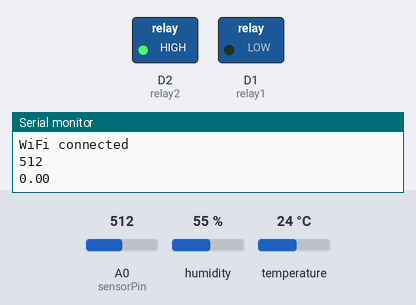
This sketch was run on a simulated ESP8266 (NodeMCU). On the bench: switched loads named in the sketch (green lamp = pin HIGH), the last lines printed to the serial monitor. The inputs (shaded band) are chosen by the test bench; at power-on: A0 (sensorPin) = 512, humidity 55 %, temperature 24 °C. WiFi joins after 1.5 s; servers stay silent unless stated.

Above: at 3.0 s.
3.1 s: A0 (sensorPin) set to 892
10.0 s: A0 (sensorPin) set to 911
At 16.8 s:
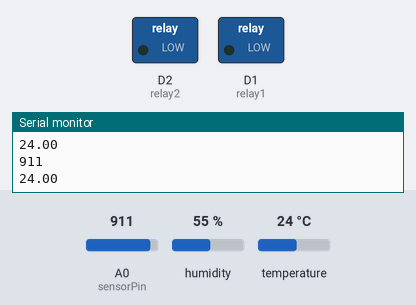
17.1 s: A0 (sensorPin) set to 890
At 20.5 s:
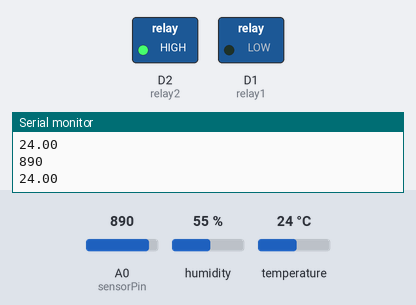
24.0 s: A0 (sensorPin) set to 910
At 26.7 s:
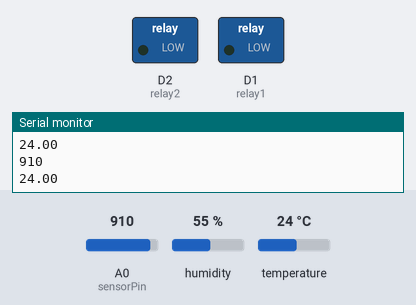
Timing chart, 0 to 28.2 s (numbered marks = the images above; inputs shaded):
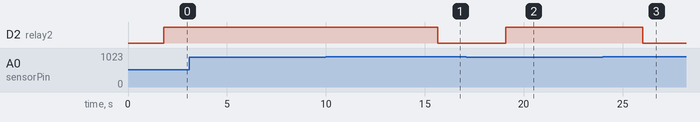

The sketch:

SmarGarden.ino
```cpp
//pin 5 = DHT11
//Pin A0 = SoilMosture
//pin1-2 = Relay 1-2
//pin6-8 = RGB led

#define BLYNK_PRINT Serial
#include <Blynk.h> //untuk library blynk
#include <ESP8266WiFi.h> //untuk library ESP8266WiFi
#include <WiFiClient.h> //library dari wifi client untuk mengirim data ke thingspeak
#include <BlynkSimpleEsp8266.h> //library blynk
#include <SimpleTimer.h>
#include "DHT.h" //library sensor DHT
#include <ThingSpeak.h> //untuk library thingspeak
#define DHTTYPE DHT11 //tipe dari DHT
#define dhtPin 14 //pin dari DHT

DHT dht (dhtPin,DHTTYPE); //Deklarasi objek dht menggunakan class DHT pada library

WidgetLCD lcd(V3); //inisialisasi widget LCD

int sensorValue = 0; //nilai dari sensor value
int relay1 = D1; //deklarasi relay 1 di D1
int relay2 = D2; //deklarasi relay 2 di D2
int sensorPin = A0; //deklarasi sensor pin di A0
float t; //deklarasi untuk menampung nilai temperatur (suhu) bilangan cacah
float h; //deklarasi untuk menampung nilai humidity (kelembaban) bilangan cacah


char auth[] = "MBun8kK5YjBWWwY16msIjP6klH16xzrs"; //kode auth ke blynk


char ssid[] = "CPH1701"; // ID untuk masuk ke blynk
char pass[] = "asu123ok"; // pass untuk masuk ke blynk

char* tulis ="91NQM8IAFW67ICD2"; // API dari thingspeak
const long ChannelId  =1275021; // nomor channel dari thingspeak

const char* server = "api.thingspeak.com"; // sebagai akuisisi data

WiFiClient client; // untuk mengirim data ke thingspeak
SimpleTimer timer;


void setup()
{
  // Debug console
  Serial.begin(9600); // untuk menentukan kecepatan pengiriman dan penerimaan
  dht.begin(); // pembacaan module sensor
  Blynk.begin(auth, ssid, pass, "blynk.jpnet.co.th", 8080); //
  pinMode(sensorPin, INPUT); // untuk mengkonfigurasi pin sensor pin menjadi input
  pinMode(relay1, OUTPUT); // untuk mengkonfigurasi pin relay 1 menjadi output
  pinMode(relay2,OUTPUT); // untuk mengkonfigurasi pin relay 2 menjadi output

  Serial.println("Connecting to ");
  Serial.println(ssid);
  WiFi.begin(ssid, pass); //menghubungkan ke WiFi
  while (WiFi.status() != WL_CONNECTED){
    delay(500);
    Serial.println(".");
    }
  Serial.println("");
  Serial.println("WiFi connected");
}

void sensorSuhu()
{
  h = dht.readHumidity(); // deklarasi h untuk membaca dht humidity
  t = dht.readTemperature(); // deklarasi t untuk membaca dht temperature
  lcd.print(0,0,"humi= ");
  lcd.print(7,0,h);
  lcd.print(12,0,"%");
  lcd.print(0,1,"temp=");
  lcd.print(7,1,t);
  lcd.print(11,1,"°C");
}

void loop()
{
  timer.setInterval(2000, sensorSuhu);
  sensorValue = analogRead(sensorPin);
  Serial.println(sensorValue);
  Serial.println(t);
  //sensor value belum dicek
  if(sensorValue >900) //value max dan minim blm diketahui
  {
    digitalWrite(relay2, LOW);
    delay(1500); //waktu penyimpanan belum diketahui, tergantung penempatan sensor dengan air
  }
  else if(sensorValue<900)
  {
    digitalWrite(relay2, HIGH);
    delay(5000);
  }

 ThingSpeak.begin(client); //melakukan inisialisasi ke ThingSpeak
////data akan tampilkan pada thingspeak sesuai dengan akun yang dihubungkan
 ThingSpeak.writeField(ChannelId,1,sensorValue,tulis);
 ThingSpeak.writeField(ChannelId,2,t,tulis);
 ThingSpeak.writeField(ChannelId,3,h,tulis);
 delay(1000);

  Blynk.run(); //menjalankan Blynk
  timer.run();

}
```

Measured:
- the behaviour switches between 900 and 901 on A0 (sensorPin) (found by bisection; images 0 and 1)
- after the input at 10.0 s, D2 (relay2): HIGH → LOW after 5.7 s
- after the input at 17.1 s, D2 (relay2): LOW → HIGH after 2.0 s
- after the input at 24.0 s, D2 (relay2): HIGH → LOW after 2.0 s
